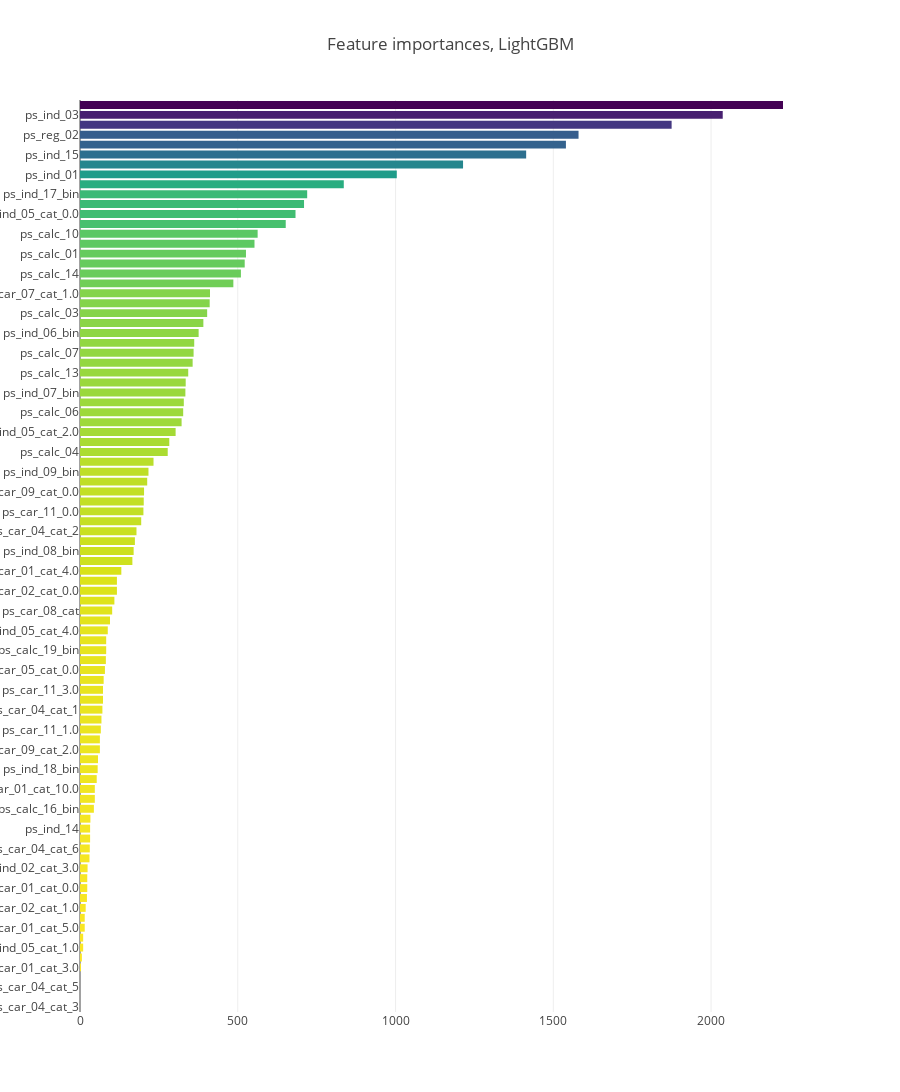

The notebook cell this image was saved under:
### Code cell
features = train_p.drop(['id', 'target'],axis=1).columns.values
x, y = (list(x) for x in zip(*sorted(zip(lgb.feature_importances_, features), 
                                                            reverse = False)))
#print(y)
indice = 0
for thisy in y:
    if 'ps_calc_' in thisy:
        print(indice)
        print(y[indice])
        print(x[indice])
    indice = indice+1

trace2 = go.Bar(
    x=x ,
    y=y,
    marker=dict(
        color=x,
        colorscale = 'Viridis',
        reversescale = True
    ),
    name='lightGBM Feature importance',
    orientation='h',
)

layout = dict(
    title='Feature importances, LightGBM',
     width = 900, height = 2000,
    yaxis=dict(
        showgrid=False,
        showline=False,
        showticklabels=True,
#         domain=[0, 0.85],
    ))

fig1 = go.Figure(data=[trace2])
fig1['layout'].update(layout)
py.iplot(fig1, filename='plots')

### Figure 1 — Plotly figure (JSON) as saved in the notebook; plotly's stock layout.template omitted (floating-point values rounded to 4 significant figures)
{"data": [{"marker": {"color": [0, 0, 0, 0, 3, 6, 10, 10, 15, 15, 18, 22, 23, 23, 24, 30, 31, 32, 32, 33, 44, 47, 47, 53, 56, 57, 63, 63, 66, 68, 71, 73, 73, 75, 79, 82, 83, 83, 88, 95, 102, 109, 117, 117, 131, 166, 170, 174, 179, 194, 201, 202, 203, 213, 217, 233, 278, 283, 303, 322, 327, 329, 334, 335, 343, 357, 360, 362, 376, 391, 403, 411, 412, 486, 510, 522, 526, 553, 563, 652, 683, 710, 720, 836, 1004, 1214, 1414, 1540, 1580, 1875, 2037, 2228], "colorscale": "Viridis", "reversescale": true}, "name": "lightGBM Feature importance", "orientation": "h", "type": "bar", "x": [0, 0, 0, 0, 3, 6, 10, 10, 15, 15, 18, 22, 23, 23, 24, 30, 31, 32, 32, 33, 44, 47, 47, 53, 56, 57, 63, 63, 66, 68, 71, 73, 73, 75, 79, 82, 83, 83, 88, 95, 102, 109, 117, 117, 131, 166, 170, 174, 179, 194, 201, 202, 203, 213, 217, 233, 278, 283, 303, 322, 327, 329, 334, 335, 343, 357, 360, 362, 376, 391, 403, 411, 412, 486, 510, 522, 526, 553, 563, 652, 683, 710, 720, 836, 1004, 1214, 1414, 1540, 1580, 1875, 2037, 2228], "y": ["ps_car_04_cat_3", "ps_car_04_cat_4", "ps_car_04_cat_5", "ps_car_04_cat_7", "ps_car_01_cat_3.0", "ps_car_01_cat_1.0", "ps_ind_05_cat_1.0", "ps_ind_05_cat_5.0", "ps_car_01_cat_5.0", "ps_car_04_cat_8", "ps_car_02_cat_1.0", "ps_ind_02_cat_4.0", "ps_car_01_cat_0.0", "ps_car_09_cat_4.0", "ps_ind_02_cat_3.0", "ps_calc_20_bin", "ps_car_04_cat_6", "ps_car_04_cat_9", "ps_ind_14", "ps_car_01_cat_2.0", "ps_calc_16_bin", "ps_calc_15_bin", "ps_car_01_cat_10.0", "ps_car_09_cat_3.0", "ps_ind_18_bin", "ps_calc_18_bin", "ps_car_09_cat_2.0", "ps_ind_05_cat_3.0", "ps_car_11_1.0", "ps_car_01_cat_8.0", "ps_car_04_cat_1", "ps_car_03_cat_0.0", "ps_car_11_3.0", "ps_ind_04_cat_1.0", "ps_car_05_cat_0.0", "ps_car_01_cat_11.0", "ps_calc_19_bin", "ps_car_11_2.0", "ps_ind_05_cat_4.0", "ps_calc_17_bin", "ps_car_08_cat", "ps_car_01_cat_6.0", "ps_car_02_cat_0.0", "ps_car_05_cat_1.0", "ps_car_01_cat_4.0", "ps_car_07_cat_0.0", "ps_ind_08_bin", "ps_ind_02_cat_2.0", "ps_car_04_cat_2", "ps_ind_02_cat_1.0", "ps_car_11_0.0", "ps_ind_04_cat_0.0", "ps_car_09_cat_0.0", "ps_car_01_cat_9.0", "ps_ind_09_bin", "ps_ind_05_cat_6.0", "ps_calc_04", "ps_calc_12", "ps_ind_05_cat_2.0", "ps_car_01_cat_7.0", "ps_calc_06", "ps_calc_09", "ps_ind_07_bin", "ps_calc_08", "ps_calc_13", "ps_car_03_cat_1.0", "ps_calc_07", "ps_ind_16_bin", "ps_ind_06_bin", "ps_calc_05", "ps_calc_03", "ps_car_09_cat_1.0", "ps_car_07_cat_1.0", "ps_calc_11", "ps_calc_14", "ps_calc_02", "ps_calc_01", "ps_car_06_cat", "ps_calc_10", "ps_car_12", "ps_ind_05_cat_0.0", "ps_car_15", "ps_ind_17_bin", "ps_car_11_cat", "ps_ind_01", "ps_reg_01", "ps_ind_15", "ps_car_14", "ps_reg_02", "ps_reg_03", "ps_ind_03", "ps_car_13"]}], "layout": {"height": 2000, "title": "Feature importances, LightGBM", "width": 900, "yaxis": {"showgrid": false, "showline": false, "showticklabels": true}}}
